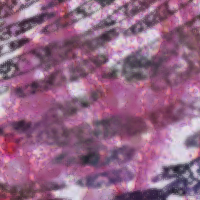
#> input picture large_scale_training_testing/data/nuclei/image/0.png, 200 x 200 px, given as the content of the folder ./nuclei_synthesis_40X_online/real_tiles/, which was not available
$ python draw_fake.py 5 5   (older library calls are emulated)
#> lines starting #> are read from the running program, lines starting #| are printed output that depends on the picture; after the words box and inside, x2 and y2 are one past the last pixel; in counts of white or black regions, pixels touching at a corner belong together; pictures that were not available may be replaced by others from this repository, and a replacement may not be noted
### training-data-synthesis/nuclei_synthesis_40X_online/mask2image_otsu.py
import numpy as np
import cv2
from scipy import misc
from PIL import Image
from skimage.color import hed2rgb, rgb2hed
from os import listdir
from sys import stdout
from os.path import isfile, join
from .my_canny import canny_edge_on_mask
from scipy import ndimage
from scipy import stats

class Mask2Image:
    def __init__(self, tile_path):
        self.tile_path = tile_path;
        self.paths = [f for f in listdir(tile_path) if isfile(join(tile_path, f))];

    # [5 lines left out: function rand_blur_mask, not called in this run]

    def gaussian_blur(self, im, sigma):
        return ndimage.filters.gaussian_filter(im, sigma, mode='mirror')

    # [62 lines left out: functions rand_blur_and_change_intensity, aug_color, add_h_color, interpolate_mask, not called in this run]

    def draw_random_texture_try(self, only_want_nuc_texture, size0, size1):
#> called with only_want_nuc_texture = False, size0 = 460, size1 = 460
        pathid = int(np.random.rand()*len(self.paths));
        full_tile_path = self.paths[pathid];

        full_tile = np.array(Image.open(join(self.tile_path, full_tile_path)).convert('RGB'));
#> full_tile is the input picture: shape (200, 200, 3); mean R, G, B 148.2, 100.8, 133.8
        hed = rgb2hed((full_tile.astype(np.float32)/255.0).astype(np.float32));
#> hed: shape (200, 200, 3) float64; mean of channels 0, 1, 2 0.0445, 0.0168, 0.0448

        nuc_texture = 1.3 * (hed[:,:,1] - np.min(hed[:,:,1])) / (np.max(hed[:,:,1]) - np.min(hed[:,:,1]))
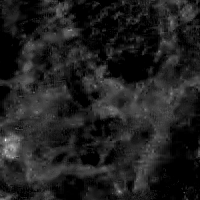
#> nuc_texture: shape (200, 200) float64; min 0, max 1.3, mean 0.167; drawn with min black and max white
        x = int(np.random.rand()*(nuc_texture.shape[0]-size0));
#> x = -185
        y = int(np.random.rand()*(nuc_texture.shape[1]-size1));
#> y = -156
        nuc_texture = nuc_texture[x:x+size0, y:y+size1].copy();
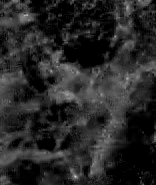
#> nuc_texture: shape (185, 156) float64; min 0, max 0.827, mean 0.158

        if only_want_nuc_texture:
            return True, True, True, True, True, True, True, nuc_texture, True;

        hed_mean = np.mean(hed[:,:,0]);
#> hed_mean = 0.0445

        gray = (255 * (hed[:,:,0] - hed[:,:,0].min()) / (hed[:,:,0].max() - hed[:,:,0].min())).astype(np.uint8);
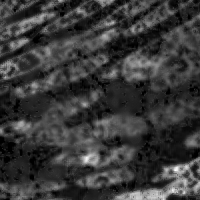
#> gray: shape (200, 200); min 0, max 255, mean 57.3
        nuc_color_thr, thresholded = cv2.threshold(gray, 0, 255, cv2.THRESH_BINARY+cv2.THRESH_OTSU);
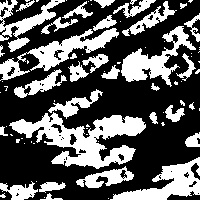
#> thresholded: shape (200, 200); 36.3% white; 81 white regions (49 under 20 px), largest, box (x1, y1, x2, y2) and area: (9, 112, 146, 169) 3401, (0, 28, 119, 81) 1674, (110, 157, 200, 200) 1568
#> nuc_color_thr = 65
        nuc_color_thr_per = stats.percentileofscore(gray.flatten(), nuc_color_thr)
#> nuc_color_thr_per = 63.34
        nuc_color_per = 100 - (100 - nuc_color_thr_per) * 0.92
#> nuc_color_per = 66.27
        nuc_map_per = 100 - (100 - nuc_color_thr_per) * 1.08
#> nuc_map_per = 60.41
        dense_lvl = (thresholded > 0).sum() / 0.06 / thresholded.size
#> dense_lvl = 6.05

        to_map_mask = (hed[:,:,0] > np.percentile(hed[:,:,0], nuc_map_per));
#> to_map_mask: shape (200, 200) bool; 39.6% white; 74 white regions (49 under 20 px), largest, box (x1, y1, x2, y2) and area: (9, 89, 146, 170) 4249, (0, 0, 177, 81) 2556, (101, 26, 200, 87) 2060
        to_map_mask = (self.gaussian_blur(to_map_mask.astype(np.float32), 0.5) > 0.50);
#> in gaussian_blur, `return ndimage.filters.gaussian_filter(im, sigma, mode='mirror')`:
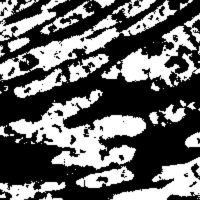
#> returned value: shape (200, 200) float32; min 0, max 1, mean 0.396

        nucl_color_mask = (hed[:,:,0] > np.percentile(hed[:,:,0], nuc_color_per)) * \
                          (hed[:,:,0] < np.percentile(hed[:,:,0], 99));
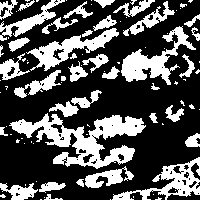
#> nucl_color_mask: shape (200, 200) bool; 32.7% white; 97 white regions (58 under 20 px), largest, box (x1, y1, x2, y2) and area: (9, 113, 146, 169) 3100, (121, 26, 196, 85) 1446, (26, 28, 119, 71) 1200
        nucl_color = [np.mean(full_tile[:,:,0][nucl_color_mask]), \
                      np.mean(full_tile[:,:,1][nucl_color_mask]), \
                      np.mean(full_tile[:,:,2][nucl_color_mask])];
#> nucl_color = [106.7, 72.87, 101.5]
        noise_color_mask = (hed[:,:,0] > np.percentile(hed[:,:,0],
                                (nuc_color_per+35)//2 - np.random.randint(0,3) - 25)) * \
                           (hed[:,:,0] < np.percentile(hed[:,:,0],
                                (nuc_color_per+35)//2 - np.random.randint(0,3) - 12));
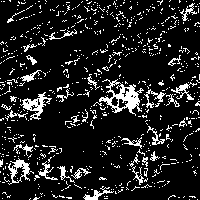
#> noise_color_mask: shape (200, 200) bool; 13% white in thin lines or dots
        noise_color = [np.mean(full_tile[:,:,0][noise_color_mask]), \
                       np.mean(full_tile[:,:,1][noise_color_mask]), \
                       np.mean(full_tile[:,:,2][noise_color_mask])];
#> noise_color = [171, 109.9, 151.1]
        if np.min(nucl_color) > 100:
            return False, False, False, False, False, False, False, False, False;

        x, y, fx, fy = self.sample_xy_fxfy(full_tile.shape[0]-size0, full_tile.shape[1]-size1, size0, size1);
        cyto_tile = cv2.inpaint(full_tile[x:x+size0, y:y+size1, :], \
                to_map_mask.astype(np.uint8)[x:x+size0, y:y+size1], 3, cv2.INPAINT_TELEA);

        source_tl = full_tile[x:x+size0, y:y+size1, :].copy();
        full_tile = full_tile[fx:fx+size0, fy:fy+size1, :];
        return True, dense_lvl, full_tile, cyto_tile, source_tl, nucl_color, noise_color, nuc_texture, full_tile_path;

    def draw_random_texture(self, size0, size1):
        success = False;
        while not success:
            success, dense_lvl, full_tile, cyto_tile, source_tl, nucl_color, noise_color, nuc_texture1, full_tile_path = \
                    self.draw_random_texture_try(False, size0, size1);
        success = False;
        while not success:
            success, dense_lvl, _, _, _, _, _, nuc_texture2, _ = \
                    self.draw_random_texture_try(True, size0, size1);
        return dense_lvl, (full_tile, cyto_tile, source_tl, nucl_color, noise_color, nuc_texture1, nuc_texture2), full_tile_path;

    def sample_overlap(self, x, y, fx, fy, xlen, ylen):
        if fx <= x and x <= fx+xlen and fy <= y and y <= fy+ylen:
            return True;
        if fx <= x+xlen and x+xlen <= fx+xlen and fy <= y and y <= fy+ylen:
            return True;
        if fx <= x and x <= fx+xlen and fy <= y+ylen and y+ylen <= fy+ylen:
            return True;
        if fx <= x+xlen and x+xlen <= fx+xlen and fy <= y+ylen and y+ylen <= fy+ylen:
            return True;
        return False;

    def sample_xy_fxfy(self, size0, size1, xlen, ylen):
#> called with size0 = -260, size1 = -260, xlen = 460, ylen = 460
        x, y, fx, fy = 0, 0, 0, 0;
        while self.sample_overlap(x, y, fx, fy, xlen, ylen):
            x, y = int(np.random.rand()*size0), int(np.random.rand()*size1);
            fx, fy = int(np.random.rand()*size0), int(np.random.rand()*size1);
        return x, y, fx, fy;

    def float2image(self, float_mat):
        return np.round(np.clip(float_mat, 0.1, 249.9)).astype(np.uint8);

    # [132 lines left out: functions mask_to_mixing_mask, mask_to_mixing_mask_clutered, get_nucl_color_map, get_cyto_mask, go, not called in this run]

### training-data-synthesis/nuclei_synthesis_40X_online/image_synthesize.py
import numpy as np
import pickle
from . import png
from PIL import Image, ImageDraw
from .polygon import generatePolygon
from .mask2image_otsu import Mask2Image
from scipy import ndimage
from sys import stdout

# Synthesize patches of 460x460 pixels first,
# then cut the surrounding 30 pixels off to get patches of 400x400 pixels.
size = 460;
cm = 30;

# Apply a QUAD transform with quad_marg.
# This transform models the correlation of shape and size of nearby nuclei.
quad_marg = 310;

# Initialize the Mask2Image object, using textures in real tiles.
m2image = Mask2Image('./nuclei_synthesis_40X_online/real_tiles/');

# This function returns a set of parameters for nuclear polygon generation.
# [24 lines left out: functions get_rand_polygon_param, get_rand_noise, draw_polygon, not called in this run]

# Apply a random QUAD transformation.
# This transform models the correlation of shape and size of nearby nuclei.
def random_transform(mask, s, q):
    return np.array(Image.fromarray(mask).transform((s, s), Image.QUAD, q, Image.NEAREST));

# Generate a random QUAD transformation.
# [44 lines left out: functions rand_quad_trans, rand_nucleus, get_noise_mask, not called in this run]

# The main API of this file.
# Return a fake image patch with nuclear mask and related info.
def get_new_fake_image():
    # First, get some information of real texture
    dense_lvl, textures, full_tile_path = m2image.draw_random_texture(size, size);
    cyto_mask = m2image.get_cyto_mask(textures[1])

    # Generate the number of nuclei, according to the information of real texture.
    if np.random.rand() < 0.10 and dense_lvl <= 1:
        nuclei_num = 0;
    else:
        nuclei_num = np.random.randn()*40 + dense_lvl*30 + 20.0;
    if nuclei_num < 0:
        nuclei_num = 0;
    if nuclei_num > 256:
        nuclei_num = 256;
    nuclei_num = int(nuclei_num);
    # Random number of noise type 1
    noise_num = np.random.randint(low=0, high=100);
    # Random number of noise type 2
    noise2_num = np.random.randint(low=0, high=5);
    # Size bias of all nuclei
    nsize_bias = np.random.randn()*0.32 + dense_lvl/8.0 + 1.2;

    # mask, centroid (detect), and contour are accumulative
    mask = np.zeros((size, size, 3), dtype=np.uint32);
    detect = np.zeros((size, size, 3), dtype=np.uint32);
    contour = np.zeros((size, size, 3), dtype=np.uint32);
    quad = rand_quad_trans();
    average_size = 0.0;
    for nuclei_no in range(nuclei_num):
        # return a mask to add on
        im_add, det_add, con_add = rand_nucleus(size, quad_marg, quad, nsize_bias, cyto_mask);
        overlap = np.sum((im_add * mask)>0) / np.sum(im_add>0).astype(np.float32);
        ntry = 0;
        # if the overlapping of nuclei is too large, return a new mask
        while (overlap > 0.15) and (ntry < 50):
            im_add, det_add, con_add = rand_nucleus(size, quad_marg, quad, nsize_bias, cyto_mask);
            overlap = np.sum((im_add * mask)>0) / np.sum(im_add>0).astype(np.float32);
            ntry += 1;
        mask += im_add;
        detect += det_add;
        contour += con_add;
        average_size += np.sum(mask[:,:,0]>0);
    if nuclei_num > 0:
        average_size /= nuclei_num;

    noise_mask = np.zeros((size, size, 3), dtype=np.uint8);
    for noise_no in range(noise_num):
        noise_mask += get_noise_mask(size, quad_marg, star_noise=True);

    noise2_mask = np.zeros((size, size, 3), dtype=np.uint8);
    for noise2_no in range(noise2_num):
        noise2_mask += get_noise_mask(size, quad_marg, star_noise=False);

    # Convert mask to image and save the image
    # This is achieved by painting textures inside and outside the mask
    image, refer, source, nucl, cyto, intp_nucl_mask = \
            m2image.go((mask>0).astype(np.uint8),
                    (noise_mask>0).astype(np.uint8), (noise2_mask>0).astype(np.uint8),
                    textures, average_size);

    return image[cm:-cm, cm:-cm, :], mask[cm:-cm, cm:-cm, :], detect[cm:-cm, cm:-cm, :], \
           contour[cm:-cm, cm:-cm, :], refer[cm:-cm, cm:-cm, :], \
           source[cm:-cm, cm:-cm, :], nucl[cm:-cm, cm:-cm, :], \
           cyto[cm:-cm, cm:-cm, :], intp_nucl_mask[cm:-cm, cm:-cm, :], full_tile_path;

### training-data-synthesis/draw_fake.py
import numpy as np
import sys
from PIL import Image
from nuclei_synthesis_40X_online.image_synthesize import get_new_fake_image

im_no = int(sys.argv[1]);
im_no_inc = int(sys.argv[2]);
fid = open('output/fake_info_{}.txt'.format(im_no), 'w');

# only synthesize 25,000 patches
while im_no < 25000:
    try:
#> (the run stopped early here; a loop or call above may not have finished)
